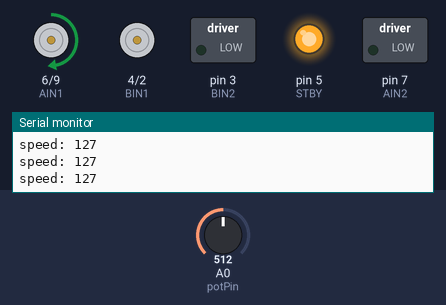
The sketch below on a simulated Arduino Uno, built with avr-gcc and run on an emulated ATmega328P. Shown: direction and speed pins drawn as motors (green arrow = direction pin HIGH = forward, orange = LOW = backward, longer = more drive, stopped while the standby pin is LOW), switched loads named in the sketch (green lamp = pin HIGH), output pins drawn as LEDs (lit = HIGH), the last lines printed to the serial monitor. Inputs (shaded band) come from the test bench; at power-on: A0 (potPin) = 512.

Above: at 1.2 s.
1.3 s: A0 (potPin) set to 716
At 2.2 s:
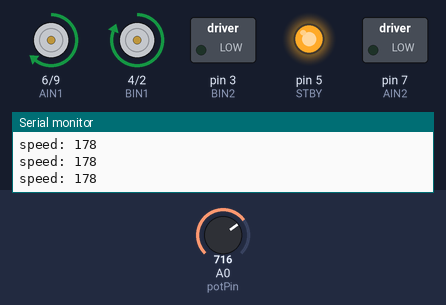
2.8 s: A0 (potPin) set to 420
At 3.8 s:
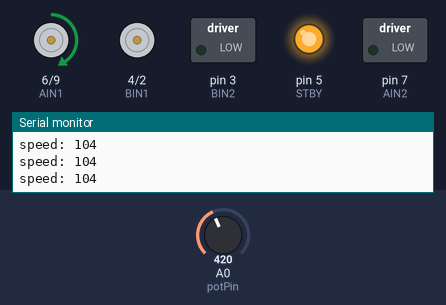
5.8 s: A0 (potPin) set to 387
At 7.0 s:
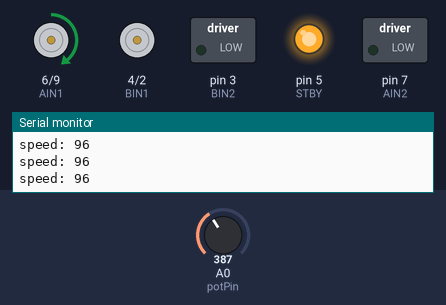
7.3 s: A0 (potPin) set to 122
At 7.9 s:
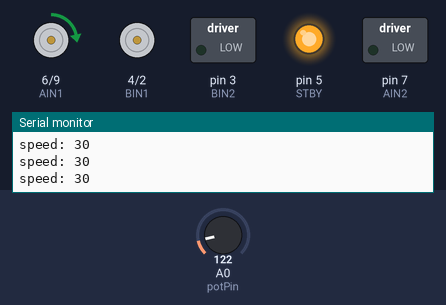
8.8 s: A0 (potPin) set to 900
At 9.5 s:
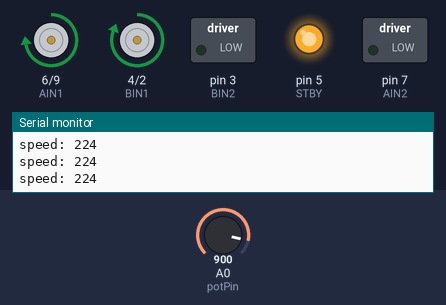
10.3 s: A0 (potPin) set to 511
At 11.0 s:
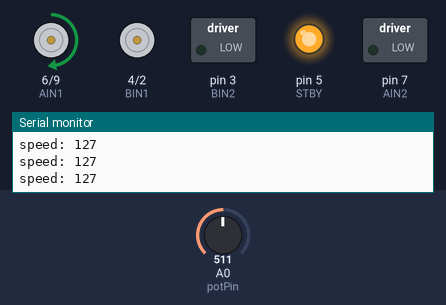
Timing chart, 0 to 12.8 s (numbered marks = the images above; inputs shaded):
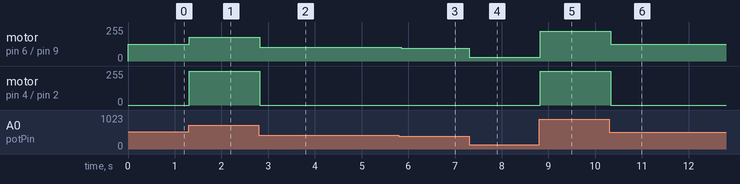

Measured:
- after the input at 1.3 s, motor on pin 6 (AIN1) / pin 9 (PWMA): forward 127/255 → forward 178/255 at once; motor on pin 4 (BIN1) / pin 2 (PWMB): stopped → forward 255/255 at once
- after the input at 2.8 s, motor on pin 6 (AIN1) / pin 9 (PWMA): forward 178/255 → forward 104/255 at once; motor on pin 4 (BIN1) / pin 2 (PWMB): forward 255/255 → stopped at once
- after the input at 5.8 s, motor on pin 6 (AIN1) / pin 9 (PWMA): forward 104/255 → forward 96/255 after 0.05 s
- after the input at 7.3 s, motor on pin 6 (AIN1) / pin 9 (PWMA): forward 96/255 → forward 30/255 at once
- after the input at 8.8 s, motor on pin 6 (AIN1) / pin 9 (PWMA): forward 30/255 → forward 224/255 at once; motor on pin 4 (BIN1) / pin 2 (PWMB): stopped → forward 255/255 at once
- after the input at 10.3 s, motor on pin 6 (AIN1) / pin 9 (PWMA): forward 224/255 → forward 127/255 at once; motor on pin 4 (BIN1) / pin 2 (PWMB): forward 255/255 → stopped at once

The sketch:

pot_speed.ino
```cpp
// Motor A
const int AIN1 = 6;
const int AIN2 = 7;
const int PWMA = 9;

// Motor B
const int BIN1 = 4;
const int BIN2 = 3;
const int PWMB = 2;

const int STBY  = 5;
const int potPin = A0;

void setup() {
  Serial.begin(9600);
  pinMode(AIN1, OUTPUT);
  pinMode(AIN2, OUTPUT);
  pinMode(PWMA, OUTPUT);
  pinMode(BIN1, OUTPUT);
  pinMode(BIN2, OUTPUT);
  pinMode(PWMB, OUTPUT);
  pinMode(STBY, OUTPUT);

  digitalWrite(STBY, HIGH);

  // set direction forward
  digitalWrite(AIN1, HIGH);
  digitalWrite(AIN2, LOW);
  digitalWrite(BIN1, HIGH);
  digitalWrite(BIN2, LOW);
}

void loop() {
  int potValue = analogRead(potPin);
  int speed = map(potValue, 0, 1023, 0, 255);

  analogWrite(PWMA, speed);
  analogWrite(PWMB, speed);

  Serial.print("speed: ");
  Serial.println(speed);

  delay(50);
}
```
